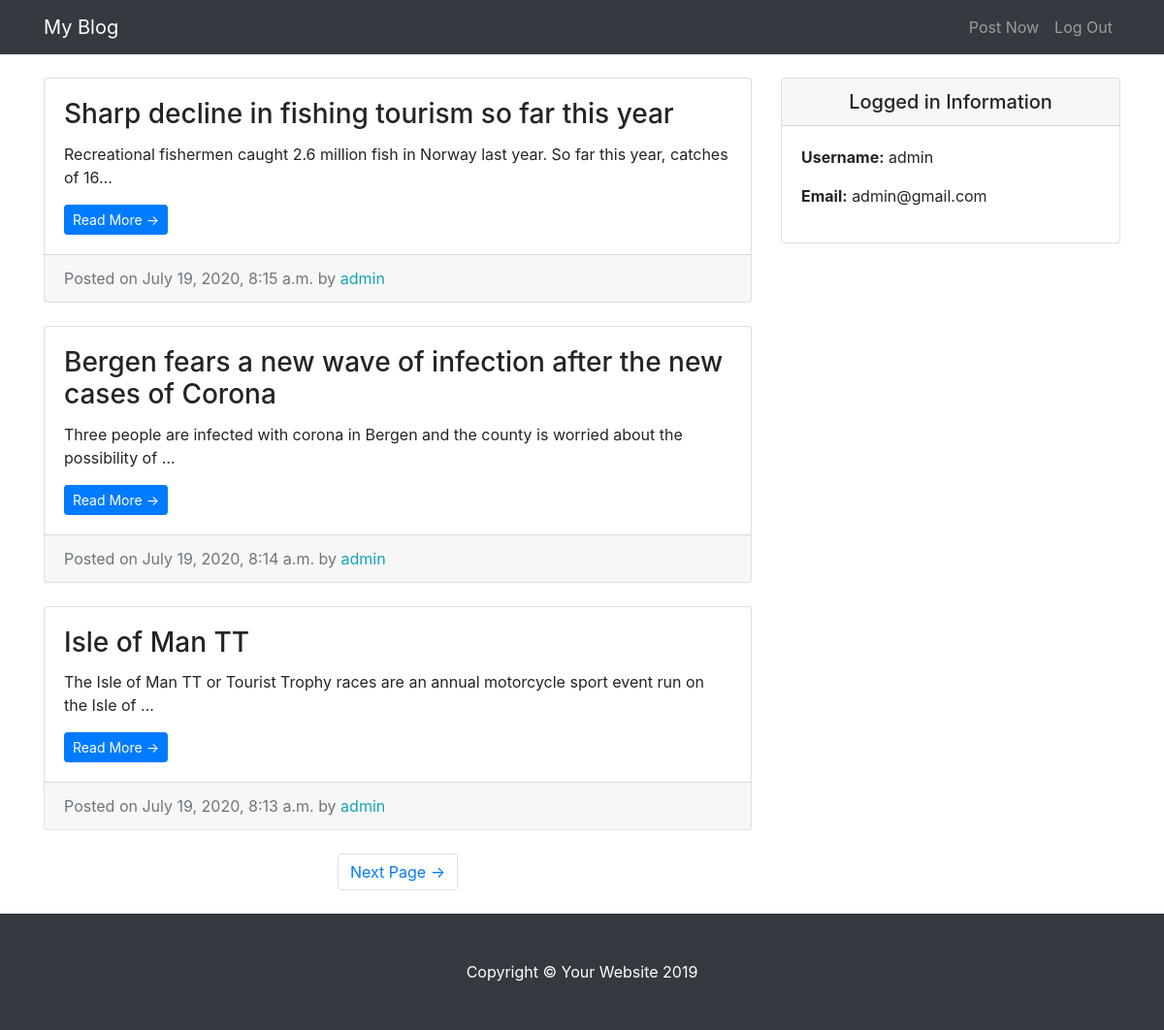
The app's page / (signed in) with its own data.
### blogs/models.py (models this page shows, shortened)
class Blog(models.Model):
    title = models.CharField(max_length=255)
    text = models.TextField()
    date = models.DateTimeField(auto_now_add=True)
    author = models.ForeignKey(User, on_delete=models.CASCADE)

### blogs/views.py (the view)
# urls.py: path('', HomeView.as_view(), name='blog-home'),
class HomeView(LoginRequiredMixin, ListView):
    model = Blog
    template_name = 'blogs/index.html'
    context_object_name = 'blog_entries'
    ordering = ['-date']
    paginate_by = 3

### blogs/templates/blogs/index.html (shortened to what this page needs)
{% extends 'blogs/base.html' %} {% block content %}
<div class="col-md-8">
  {% for blog in blog_entries %}
  <div class="card mb-4 mt-4">
    <div class="card-body">
      <h3 class="card-title">{{blog.title}}</h3>
      <p class="card-text">{{blog.text | truncatechars:100 }}</p>
      <a href="{% url 'detail' blog.pk %}" class="btn btn-primary btn-sm"
        >Read More &rarr;</a
      >
    </div>
    <div class="card-footer text-muted">
      Posted on {{blog.date}} by
      <span class="text-info mr-2">{{blog.author}}</span>
    </div>
  </div>
  {% endfor %} {% if is_paginated %}
  <ul class="pagination justify-content-center mb-4">
     {% if page_obj.has_next %}
    <li class="page-item">
      <a class="page-link" href="?page={{ page_obj.next_page_number }}"
        >Next Page &rarr;</a
      >
    </li>
    {% endif %}
  </ul>
  {% endif %}
</div>
{% endblock %}

### blogs/templates/blogs/base.html (shortened to what this page needs)
{% load static %}
<!DOCTYPE html>
<html lang="en">
  <head>
    <link
      href="{% static 'blogs/vendor/bootstrap/css/bootstrap.min.css' %}"
      rel="stylesheet"
    />
    <link href="{% static 'blogs/css/blog-home.css' %}" rel="stylesheet" />
  </head>
  <body>
    <nav class="navbar navbar-expand-lg navbar-dark bg-dark fixed-top">
      <div class="container">
        <a class="navbar-brand" href="{% url 'blog-home' %}">My Blog</a>
        <div class="collapse navbar-collapse" id="navbarResponsive">
          <ul class="navbar-nav ml-auto">
            <li class="nav-item">
              <a class="nav-link" href="{% url 'create_blog' %}">Post Now</a>
            </li>
            <li class="nav-item">
              <a class="nav-link" href="{% url 'logout' %}">Log Out</a>
            </li>
          </ul>
        </div>
      </div>
    </nav>
    <div class="container">
      <div class="row">
        {% block content %} {% endblock %}
        <div class="col-md-4">
          <div class="card my-4">
            <h5 class="card-header text-center">Logged in Information</h5>
            <div class="card-body">
              <ul class="list-unstyled mb-0">
                <li>
                  <p><strong>Username:</strong> {{user.username}}</p>
                </li>
                <li>
                  <p><strong>Email:</strong> {{user.email}}</p>
                </li>
              </ul>
            </div>
          </div>
        </div>
      </div>
    </div>
    <footer class="py-5 bg-dark">
      <div class="container">
        <p class="m-0 text-center text-white">
          Copyright &copy; Your Website 2019
        </p>
      </div>
    </footer>
  </body>
</html>

### blogs/static/blogs/css/blog-home.css (style rules this page uses)
body { padding-top: 56px; }

### records on screen
Blog: title "Sharp decline in fishing tourism so far this year", text "Recreational fishermen caught 2.6 million fish in Norway last year. So far this year, catches of 16…", date "July 19, 2020, 8:15 a.m.", author "admin"
Blog: title "Bergen fears a new wave of infection after the new cases of Corona", text "Three people are infected with corona in Bergen and the county is worried about the possibility of …", date "July 19, 2020, 8:14 a.m.", author "admin"
Blog: title "Isle of Man TT", text "The Isle of Man TT or Tourist Trophy races are an annual motorcycle sport event run on the Isle of …", date "July 19, 2020, 8:13 a.m.", author "admin"

### other values on screen
{{ user.username }} "admin"
{{ user.email }} "admin@gmail.com"
